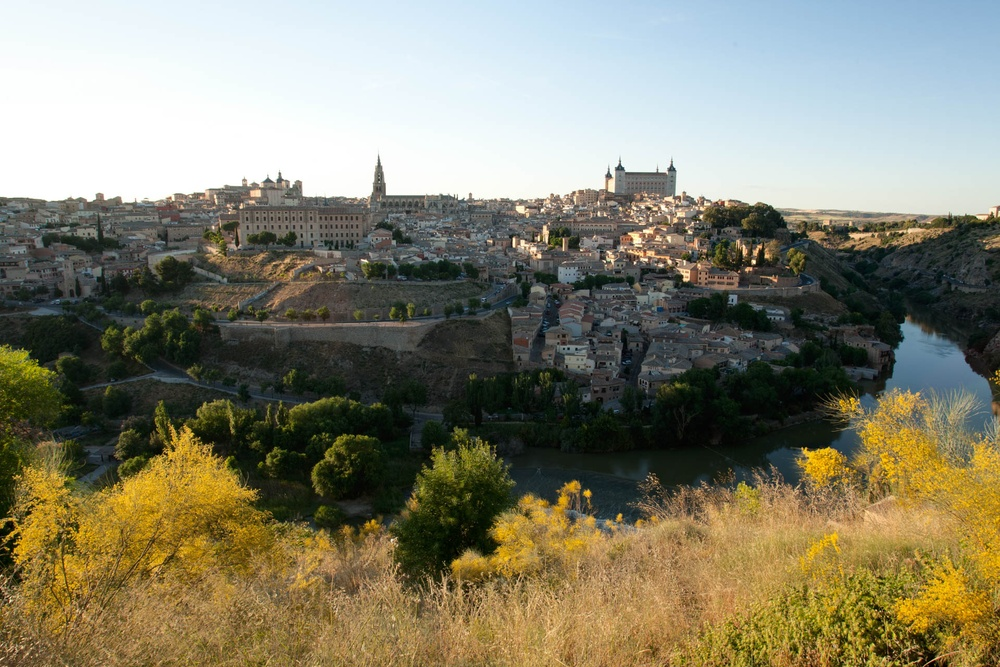
#> input picture samples/Toledo/sources/0001-enf.jpg, 1000 x 667 px, shrunk from 1920 x 1280 before the run, found by its file name
$ python pillow_basic.py
#> lines starting #> are read from the running program, lines starting #| are printed output that depends on the picture
from __future__ import print_function
from datetime import datetime
from PIL import Image
import numpy as np

#These will be part of the script configuration.
SOURCE_PATH = "samples/Toledo/sources"
SAMPLE_IMAGE_PATH = SOURCE_PATH + "/0001-enf.jpg"
SAMPLE2_IMAGE_PATH = SOURCE_PATH + "/0384-enf.jpg"
OUTPUT_PATH = "samples/Toledo/output"

def save_as_tiff(image):
    output_file_name = OUTPUT_PATH + "/" + datetime.today().strftime('%Y%m%d-%H%M%S%f') + ".tiff"
    outputImage = image.save(output_file_name)
    return Image.open(output_file_name)

def generate_mask(size):
    mask_value = []
    width = size[0]
    height = size [1]
    for i in range(height):
        mask_value.append([])
    for j in range(width):
        value = 255-(255*j/width)
        for i in range(height):
            mask_value[i].append(value)
    return Image.fromarray(np.uint8(np.array(mask_value)), "L")

def generate_mask(size, start, finish):
    mask_value = []
    width = size[0]
    height = size [1]
    gradient_length = finish - start
    for i in range(height):
        mask_value.append([])
    for j in range(width):
        if (j < start):
            value = 255
        elif start <= j  < finish:
            value = 255-(255*(j-start)/gradient_length)
        else:
            value = 0
        for i in range(height):
            mask_value[i].append(value)
    return Image.fromarray(np.uint8(np.array(mask_value)), "L")


base_image = Image.open(SAMPLE_IMAGE_PATH)
#> base_image is the input picture: PIL image 1000x667 RGB; mean R, G, B 132.7, 129.4, 108.5
print(base_image.format, base_image.size, base_image.size[0], base_image.size[1], base_image.mode)
#| JPEG (1000, 667) 1000 667 RGB
savedImage = save_as_tiff(base_image)

image2 = Image.open(SAMPLE2_IMAGE_PATH)
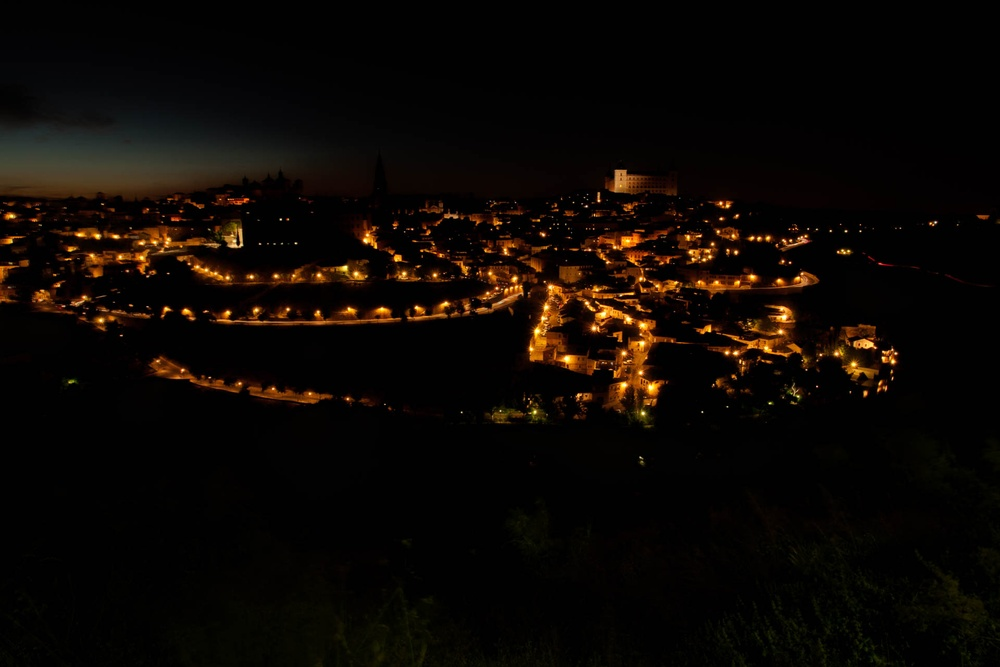
#> input picture samples/Toledo/sources/0384-enf.jpg, 1000 x 667 px, shrunk from 1920 x 1280 before the run, found by its file name
#> image2 is the input picture: PIL image 1000x667 RGB; mean R, G, B 12.8, 7.7, 3.7
print(image2.format, image2.size[0], image2.size[1], image2.mode)
#| JPEG 1000 667 RGB

width = base_image.size[0]
#> width = 1000
height = base_image.size[1]
#> height = 667
layer_width_start = int(round(width/2))
#> layer_width_start = 500

layer2 = image2.crop((0 , 0, width, height))
print("layer size", layer2.size)
#| layer size (1000, 667)

#mask = Image.fromarray(np.uint8(255*(np.random.rand(layer2.size[1], layer2.size[0]) > 0.7)))
#print("Mask size", mask.size)
#mask = generate_mask(layer2.size, 640, 1280)
mask = generate_mask(layer2.size, 0, layer2.width)
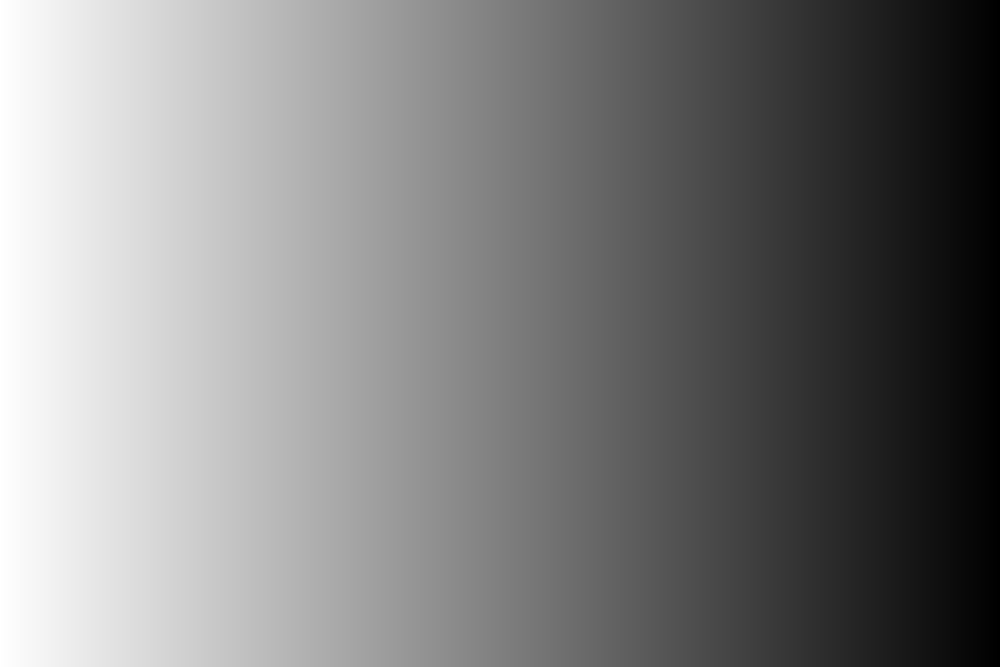
#> mask: PIL image 1000x667 L; min 0, max 255, mean 127.1
print("mask size", mask.size, " mask mode ", mask.mode)
#| mask size (1000, 667)  mask mode  L
#mask.show()

composed_image = Image.composite(savedImage, image2, mask)
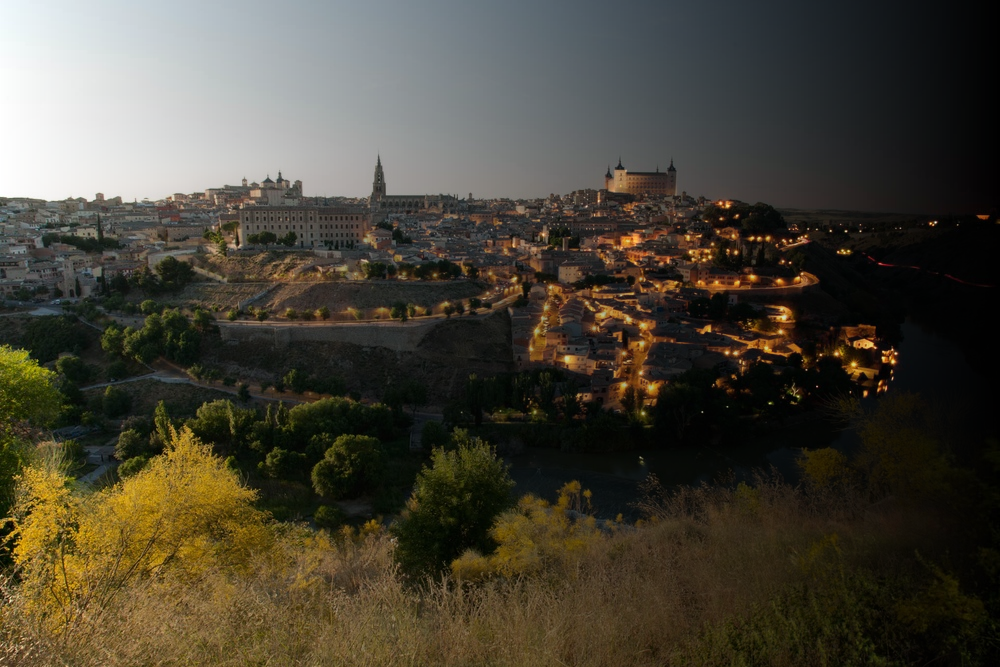
#> composed_image: PIL image 1000x667 RGB; mean R, G, B 72.3, 67.6, 55.1
composed_image.show()
save_as_tiff(composed_image)

print("image2 size", image2.size, "image 2 mode ", image2.mode)
#| image2 size (1000, 667) image 2 mode  RGB
print("saved image size", savedImage.size, "saved Image mode ", savedImage.mode)
#| saved image size (1000, 667) saved Image mode  RGB
savedImage.paste(image2, (0, 0, width, height), mask)
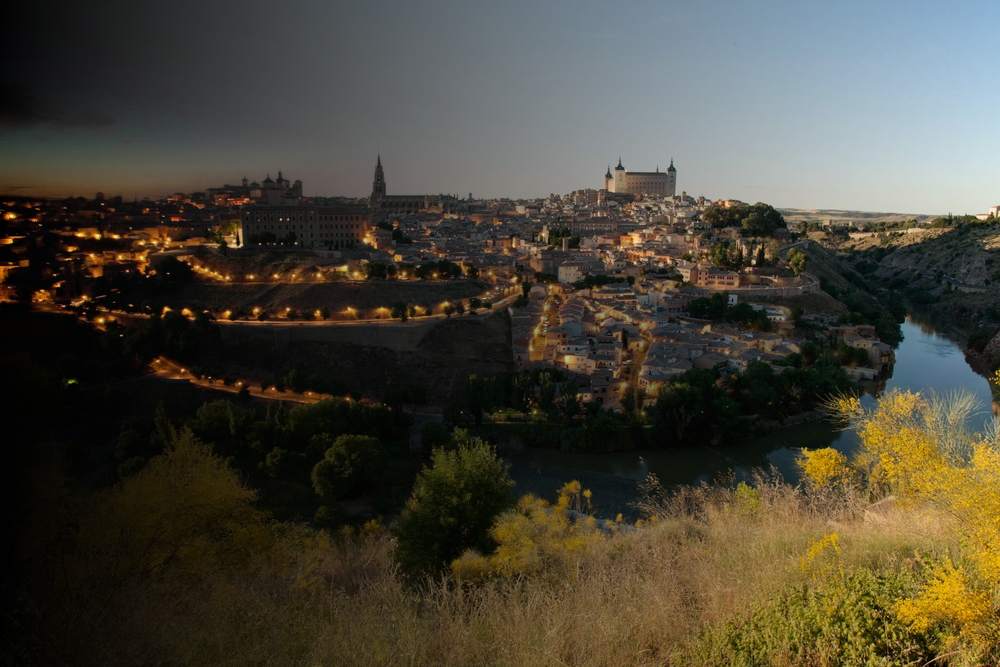
#> savedImage: PIL image 1000x667 RGB; mean R, G, B 73.2, 69.5, 57.1

#image2.show()
savedImage.show()
save_as_tiff(savedImage)
